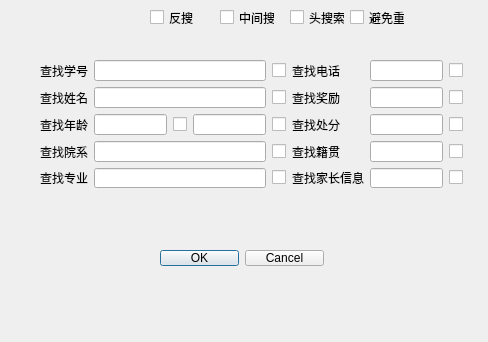
<?xml version="1.0" encoding="UTF-8"?>
<ui version="4.0">
 <class>SearchDialog</class>
 <widget class="QDialog" name="SearchDialog">
  <property name="geometry">
   <rect>
    <x>0</x>
    <y>0</y>
    <width>488</width>
    <height>342</height>
   </rect>
  </property>
  <property name="windowTitle">
   <string>Dialog</string>
  </property>
  <widget class="QDialogButtonBox" name="buttonBox">
   <property name="geometry">
    <rect>
     <x>160</x>
     <y>250</y>
     <width>164</width>
     <height>16</height>
    </rect>
   </property>
   <property name="orientation">
    <enum>Qt::Horizontal</enum>
   </property>
   <property name="standardButtons">
    <set>QDialogButtonBox::Cancel|QDialogButtonBox::Ok</set>
   </property>
  </widget>
  <widget class="QCheckBox" name="distinct">
   <property name="geometry">
    <rect>
     <x>350</x>
     <y>10</y>
     <width>55</width>
     <height>15</height>
    </rect>
   </property>
   <property name="text">
    <string>避免重复</string>
   </property>
  </widget>
  <widget class="QCheckBox" name="head_search">
   <property name="geometry">
    <rect>
     <x>290</x>
     <y>10</y>
     <width>55</width>
     <height>15</height>
    </rect>
   </property>
   <property name="text">
    <string>头搜索</string>
   </property>
  </widget>
  <widget class="QCheckBox" name="middle_search">
   <property name="geometry">
    <rect>
     <x>220</x>
     <y>10</y>
     <width>55</width>
     <height>15</height>
    </rect>
   </property>
   <property name="text">
    <string>中间搜索</string>
   </property>
  </widget>
  <widget class="QCheckBox" name="exclude_search">
   <property name="geometry">
    <rect>
     <x>150</x>
     <y>10</y>
     <width>55</width>
     <height>15</height>
    </rect>
   </property>
   <property name="text">
    <string>反搜</string>
   </property>
  </widget>
  <widget class="QWidget" name="">
   <property name="geometry">
    <rect>
     <x>40</x>
     <y>60</y>
     <width>423</width>
     <height>128</height>
    </rect>
   </property>
   <layout class="QGridLayout" name="gridLayout">
    <item row="0" column="0">
     <widget class="QLabel" name="label">
      <property name="text">
       <string>查找学号</string>
      </property>
     </widget>
    </item>
    <item row="0" column="1" colspan="3">
     <widget class="QLineEdit" name="StuNo3"/>
    </item>
    <item row="0" column="4">
     <widget class="QCheckBox" name="StuNo3_">
      <property name="text">
       <string/>
      </property>
     </widget>
    </item>
    <item row="0" column="5">
     <widget class="QLabel" name="label_5">
      <property name="text">
       <string>查找电话</string>
      </property>
     </widget>
    </item>
    <item row="0" column="6">
     <widget class="QLineEdit" name="PhoneNumber3"/>
    </item>
    <item row="0" column="7">
     <widget class="QCheckBox" name="PhoneNumber3_">
      <property name="text">
       <string/>
      </property>
     </widget>
    </item>
    <item row="1" column="0">
     <widget class="QLabel" name="label_2">
      <property name="text">
       <string>查找姓名</string>
      </property>
     </widget>
    </item>
    <item row="1" column="1" colspan="3">
     <widget class="QLineEdit" name="Name3"/>
    </item>
    <item row="1" column="4">
     <widget class="QCheckBox" name="Name3_">
      <property name="text">
       <string/>
      </property>
     </widget>
    </item>
    <item row="1" column="5">
     <widget class="QLabel" name="label_7">
      <property name="text">
       <string>查找奖励</string>
      </property>
     </widget>
    </item>
    <item row="1" column="6">
     <widget class="QLineEdit" name="Award3"/>
    </item>
    <item row="1" column="7">
     <widget class="QCheckBox" name="Award3_">
      <property name="text">
       <string/>
      </property>
     </widget>
    </item>
    <item row="2" column="0">
     <widget class="QLabel" name="label_4">
      <property name="text">
       <string>查找年龄</string>
      </property>
     </widget>
    </item>
    <item row="2" column="1">
     <widget class="QLineEdit" name="Age3"/>
    </item>
    <item row="2" column="2">
     <widget class="QCheckBox" name="Age3_">
      <property name="text">
       <string/>
      </property>
     </widget>
    </item>
    <item row="2" column="3">
     <widget class="QLineEdit" name="Age32"/>
    </item>
    <item row="2" column="4">
     <widget class="QCheckBox" name="Age32_">
      <property name="text">
       <string/>
      </property>
     </widget>
    </item>
    <item row="2" column="5">
     <widget class="QLabel" name="label_6">
      <property name="text">
       <string>查找处分</string>
      </property>
     </widget>
    </item>
    <item row="2" column="6">
     <widget class="QLineEdit" name="Punish3"/>
    </item>
    <item row="2" column="7">
     <widget class="QCheckBox" name="Punish3_">
      <property name="text">
       <string/>
      </property>
     </widget>
    </item>
    <item row="3" column="0">
     <widget class="QLabel" name="label_9">
      <property name="text">
       <string>查找院系</string>
      </property>
     </widget>
    </item>
    <item row="3" column="1" colspan="3">
     <widget class="QLineEdit" name="College3"/>
    </item>
    <item row="3" column="4">
     <widget class="QCheckBox" name="College3_">
      <property name="text">
       <string/>
      </property>
     </widget>
    </item>
    <item row="3" column="5">
     <widget class="QLabel" name="label_8">
      <property name="text">
       <string>查找籍贯</string>
      </property>
     </widget>
    </item>
    <item row="3" column="6">
     <widget class="QLineEdit" name="NativePlace3"/>
    </item>
    <item row="3" column="7">
     <widget class="QCheckBox" name="NativePlace3_">
      <property name="text">
       <string/>
      </property>
     </widget>
    </item>
    <item row="4" column="0">
     <widget class="QLabel" name="label_11">
      <property name="text">
       <string>查找专业</string>
      </property>
     </widget>
    </item>
    <item row="4" column="1" colspan="3">
     <widget class="QLineEdit" name="Major3"/>
    </item>
    <item row="4" column="4">
     <widget class="QCheckBox" name="Major3_">
      <property name="text">
       <string/>
      </property>
     </widget>
    </item>
    <item row="4" column="5">
     <widget class="QLabel" name="label_10">
      <property name="text">
       <string>查找家长信息</string>
      </property>
     </widget>
    </item>
    <item row="4" column="6">
     <widget class="QLineEdit" name="ParentsInfo3"/>
    </item>
    <item row="4" column="7">
     <widget class="QCheckBox" name="ParentsInfo3_">
      <property name="text">
       <string/>
      </property>
     </widget>
    </item>
   </layout>
  </widget>
 </widget>
 <resources/>
 <connections>
  <connection>
   <sender>buttonBox</sender>
   <signal>accepted()</signal>
   <receiver>SearchDialog</receiver>
   <slot>accept()</slot>
   <hints>
    <hint type="sourcelabel">
     <x>248</x>
     <y>254</y>
    </hint>
    <hint type="destinationlabel">
     <x>157</x>
     <y>274</y>
    </hint>
   </hints>
  </connection>
  <connection>
   <sender>buttonBox</sender>
   <signal>rejected()</signal>
   <receiver>SearchDialog</receiver>
   <slot>reject()</slot>
   <hints>
    <hint type="sourcelabel">
     <x>316</x>
     <y>260</y>
    </hint>
    <hint type="destinationlabel">
     <x>286</x>
     <y>274</y>
    </hint>
   </hints>
  </connection>
 </connections>
</ui>
